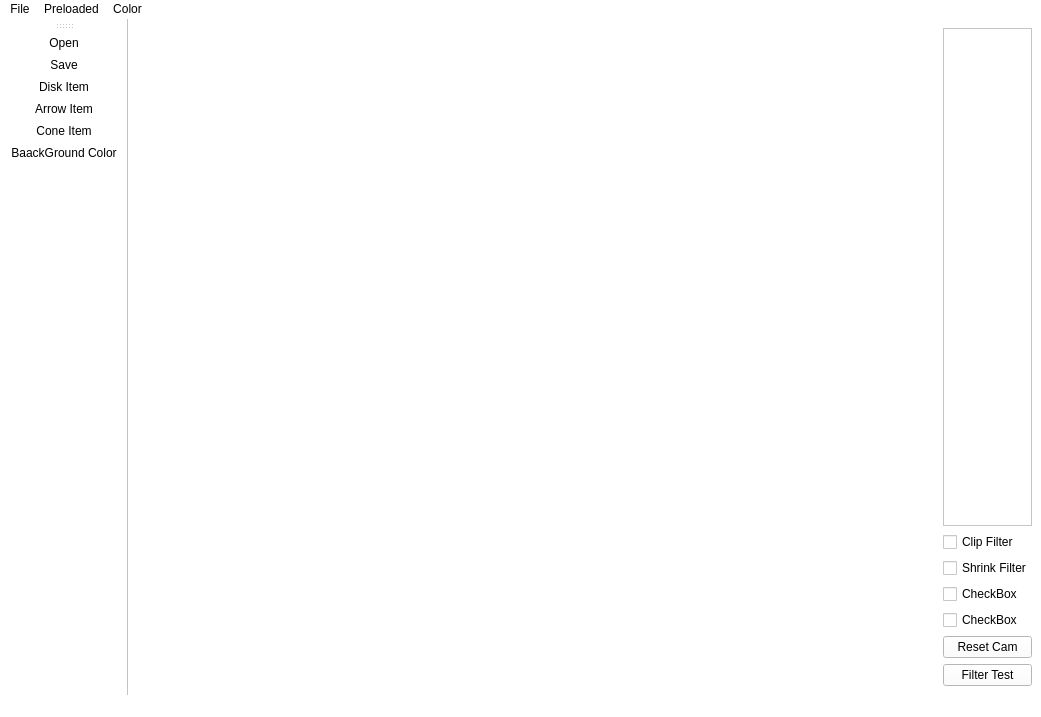
<?xml version="1.0" encoding="UTF-8"?>
<ui version="4.0">
 <class>MainWindow</class>
 <widget class="QMainWindow" name="MainWindow">
  <property name="geometry">
   <rect>
    <x>0</x>
    <y>0</y>
    <width>1037</width>
    <height>717</height>
   </rect>
  </property>
  <property name="windowTitle">
   <string>MainWindow</string>
  </property>
  <property name="styleSheet">
   <string notr="true">background-color: rgb(255, 255, 255);</string>
  </property>
  <widget class="QWidget" name="centralwidget">
   <layout class="QHBoxLayout" name="horizontalLayout">
    <item>
     <layout class="QVBoxLayout" name="verticalLayout_3">
      <item>
       <widget class="QVTKOpenGLWidget" name="qvtkWidget" native="true">
        <property name="minimumSize">
         <size>
          <width>800</width>
          <height>600</height>
         </size>
        </property>
       </widget>
      </item>
     </layout>
    </item>
    <item>
     <layout class="QVBoxLayout" name="verticalLayout_2">
      <item>
       <widget class="QListView" name="listView">
        <property name="maximumSize">
         <size>
          <width>200</width>
          <height>500</height>
         </size>
        </property>
       </widget>
      </item>
      <item>
       <layout class="QVBoxLayout" name="verticalLayout_5"/>
      </item>
      <item>
       <widget class="QCheckBox" name="BoxClip">
        <property name="text">
         <string>Clip Filter</string>
        </property>
       </widget>
      </item>
      <item>
       <widget class="QCheckBox" name="BoxShrink">
        <property name="text">
         <string>Shrink Filter</string>
        </property>
       </widget>
      </item>
      <item>
       <widget class="QCheckBox" name="checkBox_4">
        <property name="text">
         <string>CheckBox</string>
        </property>
       </widget>
      </item>
      <item>
       <widget class="QCheckBox" name="checkBox_2">
        <property name="text">
         <string>CheckBox</string>
        </property>
       </widget>
      </item>
      <item>
       <widget class="QPushButton" name="Filter">
        <property name="styleSheet">
         <string notr="true">color: rgb(0, 0, 0);</string>
        </property>
        <property name="text">
         <string>Reset Cam</string>
        </property>
       </widget>
      </item>
      <item>
       <widget class="QPushButton" name="Filter_T">
        <property name="enabled">
         <bool>true</bool>
        </property>
        <property name="text">
         <string>Filter Test</string>
        </property>
       </widget>
      </item>
     </layout>
    </item>
   </layout>
  </widget>
  <widget class="QMenuBar" name="menubar">
   <property name="geometry">
    <rect>
     <x>0</x>
     <y>0</y>
     <width>1037</width>
     <height>21</height>
    </rect>
   </property>
   <widget class="QMenu" name="menuFile">
    <property name="title">
     <string>File</string>
    </property>
    <addaction name="openButton"/>
    <addaction name="saveButton"/>
   </widget>
   <widget class="QMenu" name="menuPreloaded">
    <property name="title">
     <string>Preloaded</string>
    </property>
    <addaction name="disk"/>
    <addaction name="arrow"/>
    <addaction name="cone"/>
   </widget>
   <widget class="QMenu" name="menuFilter">
    <property name="title">
     <string>Color</string>
    </property>
    <addaction name="ColorChoose"/>
    <addaction name="Color"/>
   </widget>
   <addaction name="menuFile"/>
   <addaction name="menuPreloaded"/>
   <addaction name="menuFilter"/>
  </widget>
  <widget class="QStatusBar" name="statusbar"/>
  <widget class="QToolBar" name="toolBar">
   <property name="windowTitle">
    <string>toolBar</string>
   </property>
   <attribute name="toolBarArea">
    <enum>LeftToolBarArea</enum>
   </attribute>
   <attribute name="toolBarBreak">
    <bool>false</bool>
   </attribute>
   <addaction name="openButton"/>
   <addaction name="saveButton"/>
   <addaction name="disk"/>
   <addaction name="arrow"/>
   <addaction name="cone"/>
   <addaction name="ColorChoose"/>
  </widget>
  <action name="openButton">
   <property name="icon">
    <iconset resource="Icons/icons.qrc">
     <normaloff>:/Icons/file.png</normaloff>:/Icons/file.png</iconset>
   </property>
   <property name="text">
    <string>Open</string>
   </property>
  </action>
  <action name="saveButton">
   <property name="icon">
    <iconset resource="Icons/icons.qrc">
     <normaloff>:/Icons/save.png</normaloff>:/Icons/save.png</iconset>
   </property>
   <property name="text">
    <string>Save</string>
   </property>
  </action>
  <action name="actionHelp">
   <property name="icon">
    <iconset resource="Icons/icons.qrc">
     <normaloff>:/Icons/help.png</normaloff>:/Icons/help.png</iconset>
   </property>
   <property name="text">
    <string>Help</string>
   </property>
  </action>
  <action name="actionPrint">
   <property name="icon">
    <iconset resource="Icons/icons.qrc">
     <normaloff>:/Icons/print.png</normaloff>:/Icons/print.png</iconset>
   </property>
   <property name="text">
    <string>Print</string>
   </property>
  </action>
  <action name="disk">
   <property name="icon">
    <iconset resource="Icons/icons.qrc">
     <normaloff>:/Icons/disk.png</normaloff>:/Icons/disk.png</iconset>
   </property>
   <property name="text">
    <string>Disk Item</string>
   </property>
  </action>
  <action name="arrow">
   <property name="icon">
    <iconset resource="Icons/icons.qrc">
     <normaloff>:/Icons/arrow.png</normaloff>:/Icons/arrow.png</iconset>
   </property>
   <property name="text">
    <string>Arrow Item</string>
   </property>
  </action>
  <action name="cone">
   <property name="icon">
    <iconset resource="Icons/icons.qrc">
     <normaloff>:/Icons/slz.png</normaloff>:/Icons/slz.png</iconset>
   </property>
   <property name="text">
    <string>Cone Item</string>
   </property>
  </action>
  <action name="CFilter">
   <property name="text">
    <string>Clip Filter</string>
   </property>
  </action>
  <action name="SFilter">
   <property name="text">
    <string>Shrink Filter</string>
   </property>
  </action>
  <action name="ColorChoose">
   <property name="icon">
    <iconset resource="Icons/icons.qrc">
     <normaloff>:/Icons/dark.png</normaloff>:/Icons/dark.png</iconset>
   </property>
   <property name="text">
    <string>BaackGround Color</string>
   </property>
  </action>
  <action name="Color">
   <property name="text">
    <string>Actor Color</string>
   </property>
  </action>
 </widget>
 <customwidgets>
  <customwidget>
   <class>QVTKOpenGLWidget</class>
   <extends>QWidget</extends>
   <header>QVTKOpenGLWidget.h</header>
  </customwidget>
 </customwidgets>
 <resources>
  <include location="Icons/icons.qrc"/>
 </resources>
 <connections/>
</ui>
